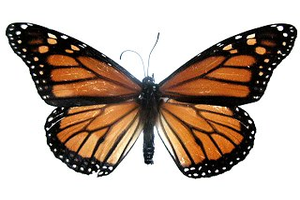
#> input picture imagenes_1/0010008.png, 300 x 200 px, found by its file name; its folder holds 4 pictures in this run
$ jupyter execute --allow-errors Proyecto.ipynb   (older library calls are emulated)
#> lines starting #> are read from the running program, lines starting #| are printed output that depends on the picture; pictures that were not available may be replaced by others from this repository, and a replacement may not be noted
### reglog.py
import numpy as np

def Hiperplano(x,w):
  # write your code here
  return np.dot(x,w.T)

def S(x,w):
  return 1 / (1 + np.exp(-Hiperplano(x,w)))

# [6 lines left out: function Loss_function, not called in this run]

def Derivatives(x,y,w):
  # write your code here
  return np.matmul((y - S(x,w)),-x)/len(y)

def change_parameters(w, derivatives, alpha):
  # write your code here
  return w - alpha * derivatives


class Regresion:
    def __init__(self, epocas,alpha):
        self.epocas=epocas
        self.alpha=alpha
        self.numero_clases=None
        self.w=None

    def train(self,x,y):
        num_samples, num_caracteristicas = x.shape
        self.numero_clases = len(np.unique(y))
        self.w = np.zeros((self.numero_clases, num_caracteristicas))

        for i in range(self.epocas):
           for c in range(self.numero_clases):
              y_class = (y == c).astype(int)

              s=S(x,self.w[c])
              loss=s-y_class
              gradient = np.dot(x.T, loss) / num_samples
              self.w[c] -= self.alpha * gradient

    def predict(self,x):
       num_samples= x.shape[0]
       y_pred = np.zeros(num_samples, dtype=int)

       for i in range(num_samples):
            class_probs = [ S(x[i], self.w[c]) for c in range(self.numero_clases)]
            y_pred[i] = np.argmax(class_probs)

       return y_pred


### knn.py

import numpy as np
from collections import Counter

class KNN:
    def __init__(self, k=3):
        self.k = k

    def aprendizaje(self,X,Y):
        self.x=X # matriz de vectores caracteristicos
        self.y=Y # clases asociadas a cada vector x(n)
        self.muestras=len(X[0]) # cantidad de muestras

    def clasificacion(self,X_train):
        clases=[]
        for i in range(len(X_train[0])):
            distancias=np.zeros(self.muestras)
            for j in range(self.muestras):
                # por cada vector x(n) de caracteristicas
                distancias[j]=dist_euclidiana(self.x[:,j],X_train[:,i])

            # Ordenamos las distancias mas cercanas segun la posicion en la cual se encuentren
            k_distancias=np.argsort(distancias)

            # Identificamos las k distancias con respecto a las clases
            k_etiqueta=self.y[k_distancias[:self.k]]

            clases_prioridad = Counter(k_etiqueta).most_common(1)

            # Almacenamos la clase con mayor catidad de votos a la lista de predicciones
            clases.append(clases_prioridad[0][0])
        return clases


def dist_euclidiana(x,y):
    #Aplicamos distancia euclidiana con respecto a cada punto
    return np.sqrt(np.sum((x-y)**2))

### svm.py
import numpy as np

# [20 lines left out: functions loss, grad, update, not called in this run]

class SVM:
    def __init__(self,C,epocas,alpha):
       self.C=C
       self.epocas=epocas
       self.alpha=alpha

    def fit(self,x,y):
        self.clases = np.unique(y)
        self.clasicados = {}

        for class_label in self.clases:
            y_binario = np.where(y == class_label, 1, -1)
            clasificacion = self.train(x, y_binario)
            self.clasicados[class_label] = clasificacion

    def train(self,x,y):
        numero_ejemplos, num_caracteristicas = x.shape
        w = np.zeros(num_caracteristicas)
        bias = 0

        for e in range(self.epocas):
            for i in range(numero_ejemplos):
                condition = y[i] * (np.dot(x[i], w) - bias) >= 1
                if condition:
                    w -= self.alpha * (2 * self.C * w)
                else:
                    w -= self.alpha * (2 * self.C * w - np.dot(x[i], y[i]))
                    bias -= self.alpha * y[i]

        return (w, bias)

    def prediccion(self, x):
        predicciones = []

        for i in range(x.shape[0]):
            scores = {}
            for clase, classifier in self.clasicados.items():
                weights, bias = classifier
                score = np.dot(x[i], weights) - bias
                scores[clase] = score

            predicted_class = max(scores, key=scores.get)
            predicciones.append(predicted_class)

        return np.array(predicciones)

### dt.py
import numpy as np
import pandas as pd


class TreeNode:
    def __init__(self, X, Y, index):
        self.X = X  # Features
        self.Y = Y  # Label
        self.index = index  # Índice
        self.label = None  # Etiqueta si es terminal
        self.feature_index = None  # Índice de la división
        self.threshold = None  # Umbral de la división
        self.left = None  # Nodo hijo izquierdo
        self.right = None  # Nodo hijo derecho

    def IsTerminal(self): # Función para saber si un nodo es terminal
        return len(np.unique(self.Y)) == 1 # Si solo hay una etiqueta retorna true

    # [42 lines left out: functions entropy, information_gain, BestSplit, not called in this run]

    def create_subtree(self):
        if self.IsTerminal(): # Si es un nodo terminal
            self.label = np.unique(self.Y)[0] # Asignamos la etiqueta correspondiente
        else: # Si no es un nodo terminal
            feature, threshold = self.BestSplit() # Encontramos el mejor split
            self.feature_index = feature
            self.threshold = threshold

            # Separamos la data conforma al umbral respectivamente
            X_left = self.X[self.X[:, feature] <= threshold]
            Y_left = self.Y[self.X[:, feature] <= threshold]
            X_right = self.X[self.X[:, feature] > threshold]
            Y_right = self.Y[self.X[:, feature] > threshold]

            # Lista con valores de la feature menores o iguales al umbral
            left_values = [self.index[i] for i in range(len(self.index)) if self.X[i, feature] <= threshold]
            # Lista con valores de la feature mayores al umbral
            right_values = [self.index[i] for i in range(len(self.index)) if self.X[i, feature] > threshold]

            # Si hay elementos se crea un nodo hijo izquierdo y recursivamente crea su subárbol
            if len(X_left) > 0:
                self.left = TreeNode(X_left, Y_left, left_values)
                self.left.create_subtree()

           # Si hay elementos se crea un nodo hijo derecho y recursivamente crea su subárbol
            if len(X_right) > 0:
                self.right = TreeNode(X_right, Y_right, right_values)
                self.right.create_subtree()

class DT:
    def __init__(self, X, Y, index): # Inicializamos el árbol
        self.X = X
        self.Y = Y
        self.index = index
        self.m_Root = None
        self.create_DT(self.X, self.Y, [index] * len(Y))

    def create_DT(self, X, Y, index): # Creamos el árbol
        self.m_Root = TreeNode(X, Y, index) # Creamos el nodo inicial
        self.m_Root.create_subtree() # Comenzamos la recursividad

    def fit(self, X): #Función para realizar las predicciones
        predictions = []
        for feature in X: # Iteramos por cada feature
            label = self.predict(feature, self.m_Root)
            predictions.append(label) # Agregamos la predicción
        return predictions

    def predict(self, sample, node): # Función para predecir de manera recursiva
        feature_index, threshold = node.feature_index, node.threshold
        if threshold: # Si tiene umbral
            if sample[feature_index] <= threshold:
                return self.predict(sample, node.left)
            else:
                return self.predict(sample, node.right)
        return node.label # Si no tiene umbral retornamos su etiqueta

### Proyecto.ipynb
# Importación de Dataset

[cell 1]
import numpy as np
import pandas as pd
from  skimage.io import imread, imshow
from knn import KNN
from svm import SVM
from reglog import Regresion
import pywt
import pywt.data
import os
from sklearn.metrics import confusion_matrix, accuracy_score, classification_report
from PIL import Image
from pathlib import Path

def redimensionar(path):
#> called with path = './images/'
   imagenes=[]
   entries = Path(path)
   for entry in entries.iterdir():
      imagenes.append(path + entry.name)

   # Tamaño deseado para todas las imágenes
   ancho_deseado = 300
   alto_deseado = 200

   # Carpeta de destino para las imágenes redimensionadas
   carpeta_destino = "imagenes_1"

   # Crea la carpeta de destino si no existe
   if not os.path.exists(carpeta_destino):
      os.makedirs(carpeta_destino)

   # Recorre la lista de imágenes y redimensiona y guarda cada una
   for ruta_imagen in imagenes:
      imagen = Image.open(ruta_imagen)
#> imagen is the input picture: PIL image 300x200 RGB; mean R, G, B 187.7, 171.8, 160.4

      # Redimensiona la imagen al tamaño deseado con interpolación ANTIALIAS
      imagen_redimensionada = imagen.resize((ancho_deseado, alto_deseado), Image.ADAPTIVE)

      # Obtiene el nombre de archivo sin la ruta
      nombre_archivo = os.path.basename(ruta_imagen)

      # Define la ruta de archivo de destino en la carpeta de destino
      ruta_destino = os.path.join(carpeta_destino, nombre_archivo)

      # Guarda la imagen redimensionada en la carpeta de destino
      imagen_redimensionada.save(ruta_destino)

def Get_Feacture(picture, cortes):
#> called with cortes = 2
  LL = picture
  for i in range(cortes):
     LL, (LH, HL, HH) = pywt.dwt2(LL, 'haar')
#> this loop made 2 passes
#> pass 2, in Get_Feacture, `LL, (LH, HL, HH) = pywt.dwt2(LL, 'haar')`:
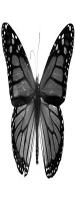
#> LL: shape (200, 75, 1) float64; min 0, max 1020, mean 680.5; drawn with min black and max white
#> pass 2, in Get_Feacture, `LL, (LH, HL, HH) = pywt.dwt2(LL, 'haar')`:
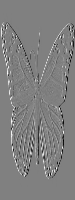
#> LH: shape (200, 75, 1) float64; min -492.3, max 488.3, mean -0.2; drawn with min black and max white
#> pass 2, in Get_Feacture, `LL, (LH, HL, HH) = pywt.dwt2(LL, 'haar')`:
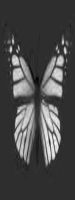
#> HL: shape (200, 75, 1) float64; min -68, max 305.5, mean 38.7; drawn with min black and max white
  return LL.flatten().tolist()

def cargar_dataset():

    carpeta_imagenes = './imagenes_1/'

    # Se ordena los archivos segun el nombre asignado
    archivos = os.listdir(carpeta_imagenes)

    clases = []
    vectores_caracteristicos = []


    for archivo in archivos:
        # Verifica si el archivo es una imagen (puedes agregar más extensiones si es necesario)
        if archivo.endswith(('.png')):
            # Construye la ruta completa del archivo
            ruta_completa = os.path.join(carpeta_imagenes, archivo)
            imagen = imread(ruta_completa)

            # Se añade la clase correspondiente al vector clases
            if int(archivo[1]) < 1:
                clases.append(int(archivo[2]))
            else:
                clases.append(int(archivo[1:3]))

            # Se añade el vector caracteristico de cada imagen
            vectores_caracteristicos.append(Get_Feacture(imagen, 2))

    return vectores_caracteristicos,clases

def acuary(y_prueba,y_correct):
    correctos= np.sum(y_prueba == y_correct)
    return (correctos/len(y_correct))*100


# Redimensionamos las imagenes para trabajar todas con el mismo tamaño
redimensionar("./images/")

# Definimos el dataset
x,y= cargar_dataset()

x=np.array(x)
y=np.array(y)

# Modelo Regresión Logistica
#### Validacion por K-fold cross validation

[cell 2]
# Definimos el número de folds
k = 5

# Mezclamos los datos aleatoriamente
indices = np.arange(len(x))
np.random.shuffle(indices)
X = x[indices]
Y = y[indices]


# Divide los datos en k grupos
X_folds = np.array_split(X, k)
Y_folds = np.array_split(Y, k)


# Lista para almacenar los porcentajes de rendimiento
accuracies=[]

# Realizamos k iteraciones
for i in range(k):
    # Selecciona el conjunto de prueba y entrenamiento actual
    X_test = X_folds[i]
    Y_test = Y_folds[i]

    X_train = np.concatenate([X_folds[j] for j in range(k) if j != i])
    Y_train = np.concatenate([Y_folds[j] for j in range(k) if j != i])

    #Creamos y entrenamos el modelo.

    # Iniciar Regresion
    clasificador = Regresion(700,0.00000001)
    clasificador.train(X_train, Y_train)

    # Evalúa el modelo en el conjunto de prueba
    y_pred_test = clasificador.predict(X_test)
    porcentaje_aciertos=acuary(y_pred_test,Y_test)

    # Almacena la precisión en la lista de accuracies
    accuracies.append(porcentaje_aciertos)
#> (the rest of the program and of its run is left out)
